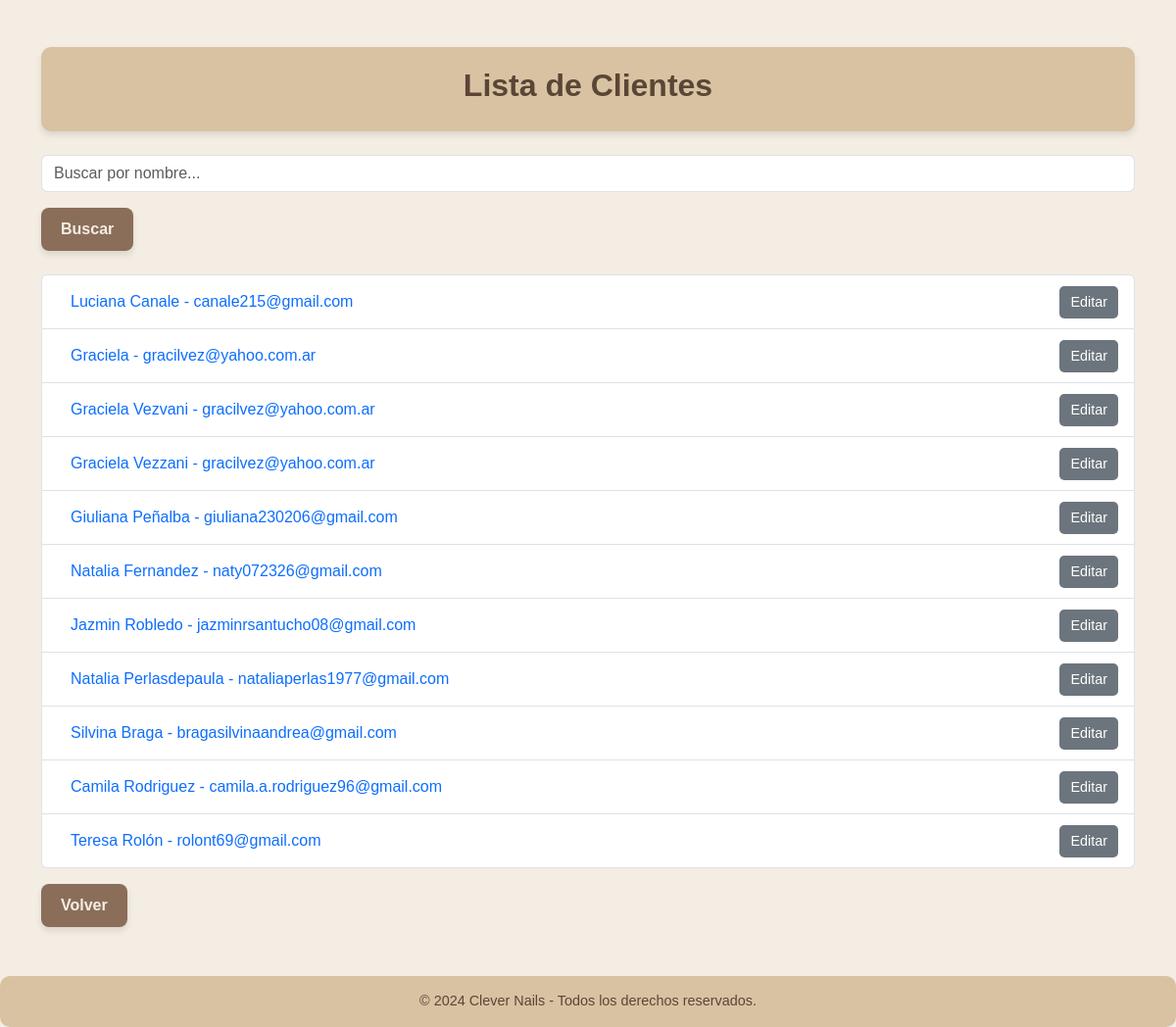
Page /customers (signed in) on the committed database.
### tables this page shows
CREATE TABLE customers (
        id INTEGER PRIMARY KEY AUTOINCREMENT,
        name TEXT NOT NULL,
        birth_date TEXT,
        phone TEXT,
        email TEXT
    );

### app/routes/customers.py (the view)
@customers_bp.route("/customers", methods=["GET"])
@login_required
def customers():
    query = request.args.get("search", "")
    if query:
        customers = query_db("SELECT * FROM customers WHERE name LIKE ?", ('%' + query + '%',))
    else:
        customers = query_db("SELECT * FROM customers")
    return render_template("customers.html", customers=customers)

### app/database.py (called while the page is built)
def query_db(query, args=(), one=False):
    conn = sqlite3.connect("manicure_shop.db")
    conn.row_factory = sqlite3.Row
    cursor = conn.cursor()
    cursor.execute(query, args)
    rv = cursor.fetchall()
    conn.commit()
    conn.close()
    return (rv[0] if rv else None) if one else rv

### app/utils.py (called while the page is built)
def login_required(f):
    @wraps(f)
    def decorated_function(*args, **kwargs):
        if not session.get("logged_in"):
            return redirect(url_for("auth.login"))
        return f(*args, **kwargs)
    return decorated_function

### templates/customers.html (shortened to what this page needs)
<!DOCTYPE html>
<html lang="en">
<head>
    <link rel="stylesheet" href="https://cdn.jsdelivr.net/npm/bootstrap@5.3.0-alpha1/dist/css/bootstrap.min.css">
</head>
<body>
    <div class="container mt-5">
        <div class="header">
            <h1>Lista de Clientes</h1>
        </div>
        <form method="GET" action="/customers" class="mt-4">
            <div class="mb-3">
                <input type="text" class="form-control" name="search" placeholder="Buscar por nombre..." value="{{ request.args.get('search', '') }}">
            </div>
            <button type="submit" class="btn btn-custom">Buscar</button>
        </form>
        <ul class="list-group mt-4">
            {% for customer in customers %}
                <li class="list-group-item d-flex justify-content-between align-items-center">
                    <div>
                        <a href="/customer/{{ customer['id'] }}" class="btn btn-link text-decoration-none">
                            {{ customer['name'] }} - {{ customer['email'] }}
                        </a>
                    </div>
                    <a href="/edit-customer/{{ customer['id'] }}" class="btn btn-edit">Editar</a>
                </li>
            {% else %}
                <li class="list-group-item">No se encontraron clientes.</li>
            {% endfor %}
        </ul>
        <a href="/home" class="btn btn-custom mt-3">Volver</a>
    </div>
    <footer>
        &copy; 2024 Clever Nails - Todos los derechos reservados.
    </footer>
</body>
</html>

### templates/customers.html (style rules this page uses)
body { background-color: #f4ede3; font-family: 'Arial', sans-serif; color: #5a4636; }
.header { background: #d9c2a2; padding: 20px; border-radius: 10px; text-align: center; box-shadow: 0 4px 6px rgba(0, 0, 0, 0.1); }
.header h1 { font-size: 2rem; font-weight: bold; color: #5a4636; }
.btn-custom { background: #8a6e5a; color: #f4ede3; border: none; padding: 10px 20px; font-size: 1rem; font-weight: bold; border-radius: 8px; box-shadow: 0 4px 6px rgba(0, 0, 0, 0.1); }
.btn-edit { background-color: #6c757d; color: white; font-size: 0.9rem; border-radius: 5px; padding: 5px 10px; margin-left: 10px; }
footer { margin-top: 50px; background: #d9c2a2; padding: 15px; text-align: center; color: #5a4636; border-radius: 10px; font-size: 0.9rem; }

### rows in the picture
customers: name "Luciana Canale", email "canale215@gmail.com"
customers: name "Graciela", email "gracilvez@yahoo.com.ar"
customers: name "Graciela Vezvani", email "gracilvez@yahoo.com.ar"
customers: name "Graciela Vezzani", email "gracilvez@yahoo.com.ar"
customers: name "Giuliana Peñalba", email "giuliana230206@gmail.com"
customers: name "Natalia Fernandez", email "naty072326@gmail.com"
customers: name "Jazmin Robledo", email "jazminrsantucho08@gmail.com"
customers: name "Natalia Perlasdepaula", email "nataliaperlas1977@gmail.com"
customers: name "Silvina Braga", email "bragasilvinaandrea@gmail.com"
customers: name "Camila Rodriguez", email "camila.a.rodriguez96@gmail.com"
customers: name "Teresa Rolón", email "rolont69@gmail.com"
